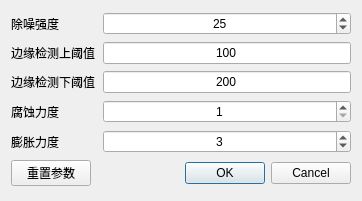
<?xml version="1.0" encoding="UTF-8"?>
<ui version="4.0">
 <class>cellSettingDialog</class>
 <widget class="QDialog" name="cellSettingDialog">
  <property name="geometry">
   <rect>
    <x>0</x>
    <y>0</y>
    <width>362</width>
    <height>201</height>
   </rect>
  </property>
  <property name="windowTitle">
   <string>Dialog</string>
  </property>
  <layout class="QHBoxLayout" name="horizontalLayout">
   <item>
    <layout class="QGridLayout" name="gridLayout">
     <item row="0" column="0">
      <widget class="QLabel" name="dpla">
       <property name="text">
        <string>除噪强度</string>
       </property>
      </widget>
     </item>
     <item row="0" column="2">
      <widget class="QSpinBox" name="noiseSpinBox">
       <property name="alignment">
        <set>Qt::AlignCenter</set>
       </property>
       <property name="buttonSymbols">
        <enum>QAbstractSpinBox::UpDownArrows</enum>
       </property>
       <property name="minimum">
        <number>3</number>
       </property>
       <property name="maximum">
        <number>49</number>
       </property>
       <property name="singleStep">
        <number>2</number>
       </property>
       <property name="stepType">
        <enum>QAbstractSpinBox::DefaultStepType</enum>
       </property>
       <property name="value">
        <number>25</number>
       </property>
      </widget>
     </item>
     <item row="1" column="0" colspan="2">
      <widget class="QLabel" name="minDist66">
       <property name="text">
        <string>边缘检测上阈值</string>
       </property>
      </widget>
     </item>
     <item row="1" column="2">
      <widget class="QLineEdit" name="upThreshold">
       <property name="inputMask">
        <string/>
       </property>
       <property name="text">
        <string>100</string>
       </property>
       <property name="alignment">
        <set>Qt::AlignCenter</set>
       </property>
       <property name="clearButtonEnabled">
        <bool>false</bool>
       </property>
      </widget>
     </item>
     <item row="2" column="0" colspan="2">
      <widget class="QLabel" name="minDist66_2">
       <property name="text">
        <string>边缘检测下阈值</string>
       </property>
      </widget>
     </item>
     <item row="2" column="2">
      <widget class="QLineEdit" name="downThreshold">
       <property name="inputMask">
        <string/>
       </property>
       <property name="text">
        <string>200</string>
       </property>
       <property name="alignment">
        <set>Qt::AlignCenter</set>
       </property>
      </widget>
     </item>
     <item row="3" column="2">
      <widget class="QSpinBox" name="erodeSpinBox">
       <property name="alignment">
        <set>Qt::AlignCenter</set>
       </property>
       <property name="buttonSymbols">
        <enum>QAbstractSpinBox::UpDownArrows</enum>
       </property>
       <property name="minimum">
        <number>1</number>
       </property>
       <property name="maximum">
        <number>9</number>
       </property>
       <property name="singleStep">
        <number>2</number>
       </property>
       <property name="stepType">
        <enum>QAbstractSpinBox::DefaultStepType</enum>
       </property>
       <property name="value">
        <number>1</number>
       </property>
      </widget>
     </item>
     <item row="4" column="0">
      <widget class="QLabel" name="label_11">
       <property name="text">
        <string>膨胀力度</string>
       </property>
      </widget>
     </item>
     <item row="4" column="2">
      <widget class="QSpinBox" name="dilateSpinBox">
       <property name="alignment">
        <set>Qt::AlignCenter</set>
       </property>
       <property name="buttonSymbols">
        <enum>QAbstractSpinBox::UpDownArrows</enum>
       </property>
       <property name="minimum">
        <number>1</number>
       </property>
       <property name="maximum">
        <number>9</number>
       </property>
       <property name="singleStep">
        <number>2</number>
       </property>
       <property name="stepType">
        <enum>QAbstractSpinBox::DefaultStepType</enum>
       </property>
       <property name="value">
        <number>3</number>
       </property>
      </widget>
     </item>
     <item row="5" column="0">
      <widget class="QPushButton" name="resetParams">
       <property name="text">
        <string>重置参数</string>
       </property>
      </widget>
     </item>
     <item row="5" column="1" colspan="2">
      <widget class="QDialogButtonBox" name="buttonBox_2">
       <property name="orientation">
        <enum>Qt::Horizontal</enum>
       </property>
       <property name="standardButtons">
        <set>QDialogButtonBox::Cancel|QDialogButtonBox::Ok</set>
       </property>
      </widget>
     </item>
     <item row="3" column="0">
      <widget class="QLabel" name="label_10">
       <property name="text">
        <string>腐蚀力度</string>
       </property>
      </widget>
     </item>
    </layout>
   </item>
  </layout>
 </widget>
 <resources/>
 <connections/>
</ui>
